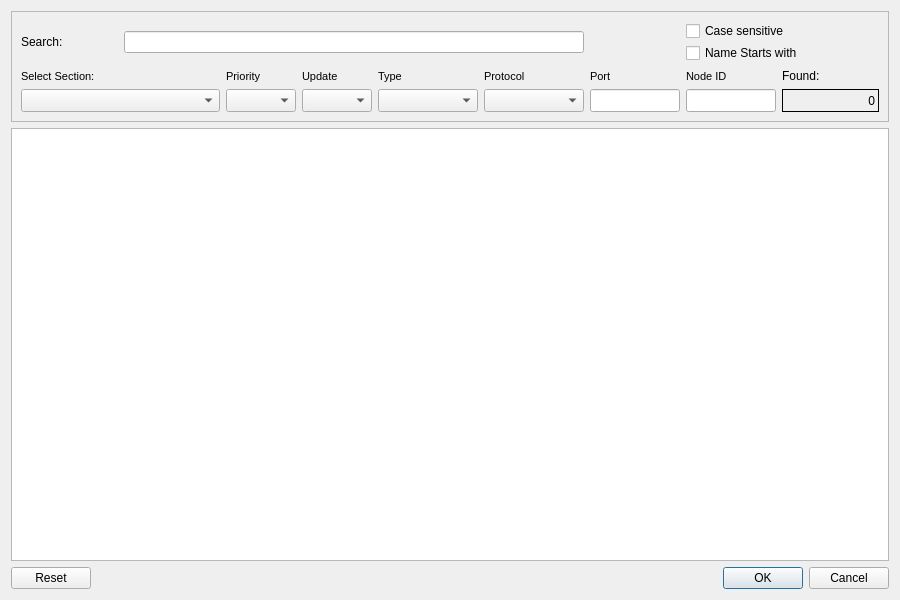
<?xml version="1.0" encoding="UTF-8"?>
<ui version="4.0">
 <class>SearchVariable</class>
 <widget class="QDialog" name="SearchVariable">
  <property name="geometry">
   <rect>
    <x>0</x>
    <y>0</y>
    <width>900</width>
    <height>600</height>
   </rect>
  </property>
  <property name="windowTitle">
   <string>Search Variable</string>
  </property>
  <property name="windowIcon">
   <iconset resource="qtc.qrc">
    <normaloff>:/cteicons/img/Search.ico</normaloff>:/cteicons/img/Search.ico</iconset>
  </property>
  <layout class="QVBoxLayout" name="verticalLayout_2">
   <item>
    <widget class="QFrame" name="fraSearch">
     <property name="frameShape">
      <enum>QFrame::StyledPanel</enum>
     </property>
     <property name="frameShadow">
      <enum>QFrame::Raised</enum>
     </property>
     <layout class="QGridLayout" name="gridLayout">
      <item row="2" column="6">
       <widget class="QLineEdit" name="txtPort">
        <property name="minimumSize">
         <size>
          <width>40</width>
          <height>0</height>
         </size>
        </property>
        <property name="maximumSize">
         <size>
          <width>90</width>
          <height>16777215</height>
         </size>
        </property>
        <property name="font">
         <font>
          <pointsize>10</pointsize>
          <weight>50</weight>
          <bold>false</bold>
         </font>
        </property>
        <property name="toolTip">
         <string notr="true"/>
        </property>
        <property name="maxLength">
         <number>6</number>
        </property>
        <property name="alignment">
         <set>Qt::AlignRight|Qt::AlignTrailing|Qt::AlignVCenter</set>
        </property>
       </widget>
      </item>
      <item row="2" column="2">
       <widget class="QComboBox" name="cboPriority">
        <property name="minimumSize">
         <size>
          <width>70</width>
          <height>0</height>
         </size>
        </property>
        <property name="maximumSize">
         <size>
          <width>70</width>
          <height>16777215</height>
         </size>
        </property>
        <property name="font">
         <font>
          <pointsize>10</pointsize>
          <weight>50</weight>
          <bold>false</bold>
         </font>
        </property>
        <property name="toolTip">
         <string notr="true"/>
        </property>
       </widget>
      </item>
      <item row="2" column="7">
       <widget class="QLineEdit" name="txtNode">
        <property name="minimumSize">
         <size>
          <width>40</width>
          <height>0</height>
         </size>
        </property>
        <property name="maximumSize">
         <size>
          <width>90</width>
          <height>16777215</height>
         </size>
        </property>
        <property name="font">
         <font>
          <pointsize>10</pointsize>
          <weight>50</weight>
          <bold>false</bold>
         </font>
        </property>
        <property name="toolTip">
         <string notr="true"/>
        </property>
        <property name="maxLength">
         <number>6</number>
        </property>
        <property name="alignment">
         <set>Qt::AlignRight|Qt::AlignTrailing|Qt::AlignVCenter</set>
        </property>
       </widget>
      </item>
      <item row="1" column="0" colspan="2">
       <widget class="QLabel" name="lblSections">
        <property name="minimumSize">
         <size>
          <width>150</width>
          <height>12</height>
         </size>
        </property>
        <property name="font">
         <font>
          <pointsize>8</pointsize>
          <weight>50</weight>
          <bold>false</bold>
         </font>
        </property>
        <property name="text">
         <string>Select Section:</string>
        </property>
        <property name="buddy">
         <cstring>cboSections</cstring>
        </property>
       </widget>
      </item>
      <item row="2" column="4">
       <widget class="QComboBox" name="cboType">
        <property name="minimumSize">
         <size>
          <width>100</width>
          <height>0</height>
         </size>
        </property>
        <property name="font">
         <font>
          <pointsize>10</pointsize>
          <weight>50</weight>
          <bold>false</bold>
         </font>
        </property>
        <property name="toolTip">
         <string notr="true"/>
        </property>
       </widget>
      </item>
      <item row="2" column="5">
       <widget class="QComboBox" name="cboProtocol">
        <property name="minimumSize">
         <size>
          <width>100</width>
          <height>0</height>
         </size>
        </property>
        <property name="font">
         <font>
          <pointsize>10</pointsize>
          <weight>50</weight>
          <bold>false</bold>
         </font>
        </property>
        <property name="toolTip">
         <string notr="true"/>
        </property>
       </widget>
      </item>
      <item row="1" column="2">
       <widget class="QLabel" name="lblPriority">
        <property name="minimumSize">
         <size>
          <width>70</width>
          <height>0</height>
         </size>
        </property>
        <property name="maximumSize">
         <size>
          <width>70</width>
          <height>16777215</height>
         </size>
        </property>
        <property name="font">
         <font>
          <pointsize>8</pointsize>
          <weight>50</weight>
          <bold>false</bold>
         </font>
        </property>
        <property name="text">
         <string>Priority</string>
        </property>
        <property name="buddy">
         <cstring>cboPriority</cstring>
        </property>
       </widget>
      </item>
      <item row="1" column="4">
       <widget class="QLabel" name="lblType">
        <property name="minimumSize">
         <size>
          <width>100</width>
          <height>0</height>
         </size>
        </property>
        <property name="font">
         <font>
          <pointsize>8</pointsize>
          <weight>50</weight>
          <bold>false</bold>
         </font>
        </property>
        <property name="text">
         <string>Type</string>
        </property>
        <property name="buddy">
         <cstring>cboType</cstring>
        </property>
       </widget>
      </item>
      <item row="1" column="7">
       <widget class="QLabel" name="lblNode">
        <property name="minimumSize">
         <size>
          <width>40</width>
          <height>0</height>
         </size>
        </property>
        <property name="font">
         <font>
          <pointsize>8</pointsize>
          <weight>50</weight>
          <bold>false</bold>
         </font>
        </property>
        <property name="text">
         <string>Node ID</string>
        </property>
        <property name="buddy">
         <cstring>txtNode</cstring>
        </property>
       </widget>
      </item>
      <item row="1" column="5">
       <widget class="QLabel" name="lblProtocol">
        <property name="minimumSize">
         <size>
          <width>100</width>
          <height>0</height>
         </size>
        </property>
        <property name="font">
         <font>
          <pointsize>8</pointsize>
          <weight>50</weight>
          <bold>false</bold>
         </font>
        </property>
        <property name="text">
         <string>Protocol</string>
        </property>
        <property name="buddy">
         <cstring>cboProtocol</cstring>
        </property>
       </widget>
      </item>
      <item row="2" column="0" colspan="2">
       <widget class="QComboBox" name="cboSections">
        <property name="minimumSize">
         <size>
          <width>180</width>
          <height>22</height>
         </size>
        </property>
        <property name="maximumSize">
         <size>
          <width>200</width>
          <height>16777215</height>
         </size>
        </property>
        <property name="font">
         <font>
          <pointsize>10</pointsize>
          <weight>50</weight>
          <bold>false</bold>
         </font>
        </property>
        <property name="toolTip">
         <string notr="true">Select Crosstable Area</string>
        </property>
       </widget>
      </item>
      <item row="0" column="0">
       <widget class="QLabel" name="lblVarname">
        <property name="text">
         <string>Search:</string>
        </property>
        <property name="buddy">
         <cstring>txtVarname</cstring>
        </property>
       </widget>
      </item>
      <item row="0" column="1" colspan="5">
       <widget class="QLineEdit" name="txtVarname"/>
      </item>
      <item row="1" column="8">
       <widget class="QLabel" name="lblPromptFound">
        <property name="text">
         <string>Found:</string>
        </property>
       </widget>
      </item>
      <item row="0" column="7" colspan="2">
       <layout class="QVBoxLayout" name="verticalLayout">
        <property name="spacing">
         <number>2</number>
        </property>
        <item>
         <widget class="QCheckBox" name="chkCase">
          <property name="minimumSize">
           <size>
            <width>90</width>
            <height>0</height>
           </size>
          </property>
          <property name="text">
           <string>Case sensitive</string>
          </property>
         </widget>
        </item>
        <item>
         <widget class="QCheckBox" name="chkStartsWith">
          <property name="text">
           <string>Name Starts with</string>
          </property>
         </widget>
        </item>
       </layout>
      </item>
      <item row="2" column="8">
       <widget class="QLabel" name="lblFound">
        <property name="minimumSize">
         <size>
          <width>70</width>
          <height>0</height>
         </size>
        </property>
        <property name="toolTip">
         <string notr="true"/>
        </property>
        <property name="frameShape">
         <enum>QFrame::Box</enum>
        </property>
        <property name="frameShadow">
         <enum>QFrame::Plain</enum>
        </property>
        <property name="text">
         <string>0</string>
        </property>
        <property name="alignment">
         <set>Qt::AlignRight|Qt::AlignTrailing|Qt::AlignVCenter</set>
        </property>
       </widget>
      </item>
      <item row="1" column="6">
       <widget class="QLabel" name="lblPort">
        <property name="minimumSize">
         <size>
          <width>40</width>
          <height>0</height>
         </size>
        </property>
        <property name="font">
         <font>
          <pointsize>8</pointsize>
          <weight>50</weight>
          <bold>false</bold>
         </font>
        </property>
        <property name="text">
         <string>Port</string>
        </property>
        <property name="buddy">
         <cstring>txtNode</cstring>
        </property>
       </widget>
      </item>
      <item row="2" column="3">
       <widget class="QComboBox" name="cboUpdate">
        <property name="minimumSize">
         <size>
          <width>70</width>
          <height>0</height>
         </size>
        </property>
        <property name="maximumSize">
         <size>
          <width>70</width>
          <height>16777215</height>
         </size>
        </property>
        <property name="font">
         <font>
          <pointsize>10</pointsize>
          <weight>50</weight>
          <bold>false</bold>
         </font>
        </property>
        <property name="toolTip">
         <string notr="true"/>
        </property>
       </widget>
      </item>
      <item row="1" column="3">
       <widget class="QLabel" name="lblUpdate">
        <property name="minimumSize">
         <size>
          <width>70</width>
          <height>0</height>
         </size>
        </property>
        <property name="maximumSize">
         <size>
          <width>70</width>
          <height>16777215</height>
         </size>
        </property>
        <property name="font">
         <font>
          <pointsize>8</pointsize>
          <weight>50</weight>
          <bold>false</bold>
         </font>
        </property>
        <property name="text">
         <string>Update</string>
        </property>
        <property name="buddy">
         <cstring>cboPriority</cstring>
        </property>
       </widget>
      </item>
     </layout>
    </widget>
   </item>
   <item>
    <widget class="QTableWidget" name="tblVariables">
     <property name="font">
      <font>
       <family>MS Shell Dlg 2</family>
       <pointsize>8</pointsize>
       <weight>50</weight>
       <bold>false</bold>
      </font>
     </property>
    </widget>
   </item>
   <item>
    <widget class="QDialogButtonBox" name="buttonBox">
     <property name="styleSheet">
      <string notr="true">QDialogButtonBox
{
	dialogbuttonbox-buttons-have-icons: 1;
	icon-size: 32px 32px;
	dialog-apply-icon: url(:/cteicons/img/Done_32.png);
	dialog-cancel-icon: url(:/cteicons/img/Cancel_32.png);
	dialog-close-icon: url(:/cteicons/img/Close_32.png);
	dialog-discard-icon: url(:/cteicons/img/Undo.png);
	dialog-no-icon: url(:/cteicons/img/Cancel_32.png);
	dialog-ok-icon: url(:/cteicons/img/Done_32.png);
	dialog-open-icon: url(:/cteicons/img/Open_32.png);
	dialog-reset-icon: url(:/cteicons/img/Reset_32.png);
	dialog-save-icon: url(:/cteicons/img/Save.png);
	dialog-yes-icon: url(:/cteicons/img/Done_32.png);
}
</string>
     </property>
     <property name="orientation">
      <enum>Qt::Horizontal</enum>
     </property>
     <property name="standardButtons">
      <set>QDialogButtonBox::Cancel|QDialogButtonBox::Ok|QDialogButtonBox::Reset</set>
     </property>
    </widget>
   </item>
  </layout>
 </widget>
 <tabstops>
  <tabstop>txtVarname</tabstop>
  <tabstop>chkCase</tabstop>
  <tabstop>chkStartsWith</tabstop>
  <tabstop>cboSections</tabstop>
  <tabstop>cboPriority</tabstop>
  <tabstop>cboType</tabstop>
  <tabstop>cboProtocol</tabstop>
  <tabstop>txtNode</tabstop>
  <tabstop>tblVariables</tabstop>
  <tabstop>buttonBox</tabstop>
 </tabstops>
 <resources>
  <include location="qtc.qrc"/>
 </resources>
 <connections/>
</ui>
